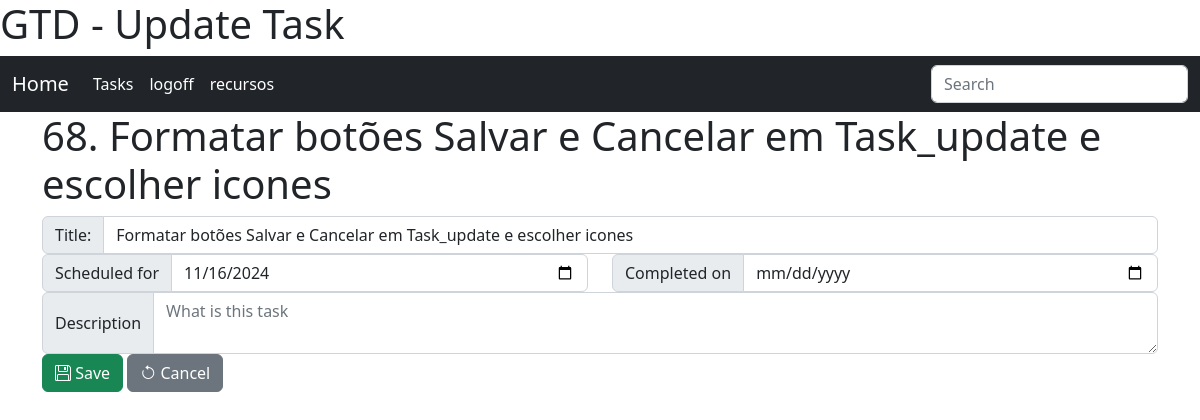
The app's page /tasks/task/68/update/?next=/tasks/task/create/ (signed in) with its own data.
### tasks/models.py (models this page shows, shortened)
class Task(models.Model):
    title = models.CharField("Title", max_length=160)
    description = models.TextField("description", blank=True, null=True)
    dt_scheduled = models.DateTimeField("Scheduled for", blank=True, null=True, default=defautlSchedule)
    dt_completed = models.DateTimeField("Completed on", blank=True, null=True)
    dt_canceled  = models.DateTimeField("Completed on", blank=True, null=True)
    created = models.DateTimeField('Created', auto_now_add=True, null=True)
    modified = models.DateTimeField('Modified', auto_now=True, null=True)
    class Meta:
        verbose_name = 'Task'
        verbose_name_plural = 'Tasks'
        ordering = ['dt_completed','dt_scheduled']

### tasks/views.py (the view, shortened to what this page needs)
# urls.py: path('task/<int:pk>/update/', TaskUpdateView.as_view(), name='update_task'),
class TaskUpdateView(LoginRequiredMixin, UpdateView):
    template_name = 'tasks/update_task.html'
    model = Task
    fields = ['title', 'description', 'dt_scheduled', 'dt_completed']

### tasks/templates/tasks/update_task.html (shortened to what this page needs)
{% extends 'core.html' %}
{% load static %}
{% block content %}
<h1>{{object.pk}}. {{object.title}}</h1>
<form class="" method="post" action="{% url 'tasks:update_task' object.pk %}">
    <fieldset>
      <div class="row form-group{% if form.title.errors %} has-error {% endif %}">
        <div class="input-group">
            <label for="id_title" class="input-group-text">Title:</label><input type="text" class="form-control" name="title" id="id_title" placeholder="Insert a task and press <ENTER>" value="{{object.title}}">
        </div>
      </div>
      <div class="row">
          <div class="col-6 form-group{% if form.dt_scheduled.errors %} has-error {% endif %}">
            <div class="input-group">
                <label for="id_dt_scheduled" class="input-group-text">Scheduled for</label><input type="date" class="form-control" name="dt_scheduled" id="id_dt_scheduled" value="{{object.dt_scheduled|date:'Y-m-d'|default:''}}" placeholder="Date">
            </div>
          </div>
          <div class="col-6 form-group{% if form.dt_completed.errors %} has-error {% endif %}">
            <div class="input-group">
                <label for="id_dt_completed" class="input-group-text">Completed on</label><input type="date" class="form-control" name="dt_completed" id="id_dt_completed" value="{{object.dt_completed|date:'Y-m-d'|default:''}}" placeholder="Date">
            </div>
          </div>
      </div>
      <div class="row form-group{% if form.description.errors %} has-error {% endif %}">
        <div class="col input-group">
            <label class="input-group-text" for="id_description">Description</label>
            <textarea class="form-control" placeholder="What is this task" id="id_description" name="description">{{object.description|default:''}}</textarea>
        </div>
      </div>
      <div class="row">
          <div class="col">
              <button class="btn btn-success" type="submit"><i class="bi bi-floppy"></i> Save</button>
              <button class="btn btn-secondary" type="reset"><i class="bi bi-arrow-counterclockwise"></i> Cancel</button>
          </div>
      </div>
    </fieldset>
</form>
{%endblock%}

### core/templates/core.html (shortened to what this page needs)
<!DOCTYPE html>
<html lang="en">
<head>
    <link href="https://cdn.jsdelivr.net/npm/bootstrap@5.2.3/dist/css/bootstrap.min.css" rel="stylesheet">
    <link rel="stylesheet" href="https://cdn.jsdelivr.net/npm/bootstrap-icons@1.11.3/font/bootstrap-icons.min.css">
</head>
<body>
  <header>
      <h1>
      </h1>
  </header>
  <nav class="navbar navbar-expand-sm navbar-dark bg-dark">
    <div class="container-fluid">
        <a class="navbar-brand" href="{% url 'index' %}">Home</a>
        <div class="collapse navbar-collapse" id="navbarSupportedContent">
            <ul class="navbar-nav me-auto mb-2 mb-lg-0">
                {% block nav %}
                    <li class="nav-item">
                      <a class="nav-link active" aria-current="page" href="{% url 'tasks:index' %}">Tasks</a>
                    </li>
                {% endblock %}
                {% if user.is_authenticated %}
                    <li class="nav-item">
                      <a class="nav-link active" aria-current="page" href="#">logoff</a>
                    </li>
                    <li class="nav-item">
                      <a class="nav-link active" aria-current="page" href="#">{{ user.username }}</a>
                    </li>
                {% else %}
                    <li class="nav-item">
                      <a class="nav-link active" aria-current="page" href="#">login</a>
                    </li>
                {% endif %}
            </ul>
            <form role="search">
                <input class="form-control" type="search" placeholder="Search" aria-label="Search">
            </form>
        </div>
    </div>
  </nav>
  <main class="container">
    {% block content %}{% endblock %}
  </main>
</body>
</html>

### records on screen
Task: pk "68", title "Formatar botões Salvar e Cancelar em Task_update e escolher icones", dt_scheduled "11/16/2024"

### other values on screen
{{ user.username }} "recursos"
